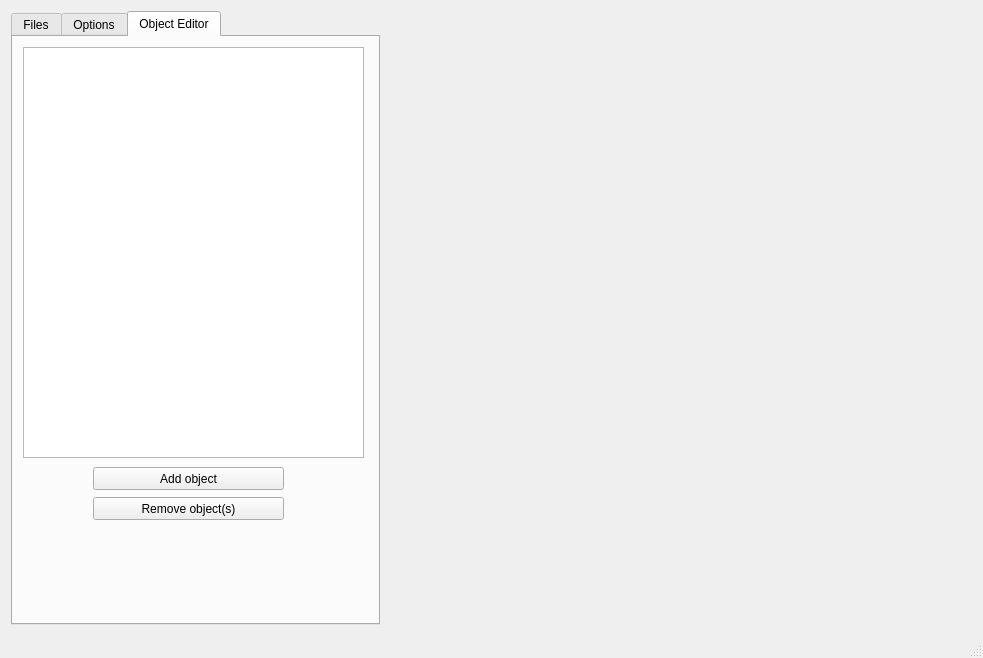
<?xml version="1.0" encoding="UTF-8"?>
<ui version="4.0">
 <class>MainWindow</class>
 <widget class="QMainWindow" name="MainWindow">
  <property name="geometry">
   <rect>
    <x>0</x>
    <y>0</y>
    <width>983</width>
    <height>658</height>
   </rect>
  </property>
  <property name="windowTitle">
   <string>Atlas Creator</string>
  </property>
  <widget class="QWidget" name="centralWidget">
   <property name="sizePolicy">
    <sizepolicy hsizetype="Expanding" vsizetype="Expanding">
     <horstretch>0</horstretch>
     <verstretch>0</verstretch>
    </sizepolicy>
   </property>
   <property name="minimumSize">
    <size>
     <width>983</width>
     <height>635</height>
    </size>
   </property>
   <layout class="QGridLayout" name="gridLayout">
    <item row="0" column="1">
     <layout class="QHBoxLayout" name="horizontalLayout">
      <property name="sizeConstraint">
       <enum>QLayout::SetDefaultConstraint</enum>
      </property>
      <item>
       <widget class="GLWidget" name="previewWidget" native="true">
        <property name="sizePolicy">
         <sizepolicy hsizetype="Expanding" vsizetype="Expanding">
          <horstretch>0</horstretch>
          <verstretch>0</verstretch>
         </sizepolicy>
        </property>
        <property name="minimumSize">
         <size>
          <width>589</width>
          <height>600</height>
         </size>
        </property>
       </widget>
      </item>
     </layout>
    </item>
    <item row="0" column="0">
     <widget class="QTabWidget" name="tabWidget">
      <property name="enabled">
       <bool>true</bool>
      </property>
      <property name="sizePolicy">
       <sizepolicy hsizetype="Expanding" vsizetype="Expanding">
        <horstretch>0</horstretch>
        <verstretch>0</verstretch>
       </sizepolicy>
      </property>
      <property name="minimumSize">
       <size>
        <width>369</width>
        <height>0</height>
       </size>
      </property>
      <property name="maximumSize">
       <size>
        <width>369</width>
        <height>16777215</height>
       </size>
      </property>
      <property name="currentIndex">
       <number>2</number>
      </property>
      <widget class="QWidget" name="filesTab">
       <attribute name="title">
        <string>Files</string>
       </attribute>
       <widget class="QListWidget" name="fileListWidget">
        <property name="geometry">
         <rect>
          <x>10</x>
          <y>10</y>
          <width>341</width>
          <height>411</height>
         </rect>
        </property>
        <property name="alternatingRowColors">
         <bool>true</bool>
        </property>
        <property name="selectionMode">
         <enum>QAbstractItemView::ExtendedSelection</enum>
        </property>
       </widget>
       <widget class="QPushButton" name="addTexturesPushBtn">
        <property name="geometry">
         <rect>
          <x>80</x>
          <y>430</y>
          <width>191</width>
          <height>23</height>
         </rect>
        </property>
        <property name="text">
         <string>Add textures</string>
        </property>
        <property name="icon">
         <iconset resource="resources.qrc">
          <normaloff>:/image/resources/plus-button.png</normaloff>:/image/resources/plus-button.png</iconset>
        </property>
       </widget>
       <widget class="QPushButton" name="removeTexturesPushBtn">
        <property name="geometry">
         <rect>
          <x>80</x>
          <y>490</y>
          <width>191</width>
          <height>23</height>
         </rect>
        </property>
        <property name="text">
         <string>Remove textures</string>
        </property>
        <property name="icon">
         <iconset resource="resources.qrc">
          <normaloff>:/image/resources/minus.png</normaloff>:/image/resources/minus.png</iconset>
        </property>
       </widget>
       <widget class="QCheckBox" name="showFullPathCheckBox">
        <property name="geometry">
         <rect>
          <x>120</x>
          <y>530</y>
          <width>111</width>
          <height>17</height>
         </rect>
        </property>
        <property name="text">
         <string>Show full path</string>
        </property>
       </widget>
       <widget class="QPushButton" name="addDirPushBtn">
        <property name="geometry">
         <rect>
          <x>80</x>
          <y>460</y>
          <width>191</width>
          <height>23</height>
         </rect>
        </property>
        <property name="text">
         <string>Add directory</string>
        </property>
        <property name="icon">
         <iconset resource="resources.qrc">
          <normaloff>:/image/resources/blue-folder-plus.png</normaloff>:/image/resources/blue-folder-plus.png</iconset>
        </property>
       </widget>
       <widget class="QPushButton" name="disassemblePushBtn">
        <property name="geometry">
         <rect>
          <x>80</x>
          <y>560</y>
          <width>191</width>
          <height>23</height>
         </rect>
        </property>
        <property name="text">
         <string>Disassemble</string>
        </property>
       </widget>
      </widget>
      <widget class="QWidget" name="optionsTab">
       <attribute name="title">
        <string>Options</string>
       </attribute>
       <widget class="QWidget" name="formLayoutWidget">
        <property name="geometry">
         <rect>
          <x>10</x>
          <y>90</y>
          <width>341</width>
          <height>162</height>
         </rect>
        </property>
        <layout class="QFormLayout" name="formLayout">
         <property name="fieldGrowthPolicy">
          <enum>QFormLayout::AllNonFixedFieldsGrow</enum>
         </property>
         <property name="rowWrapPolicy">
          <enum>QFormLayout::DontWrapRows</enum>
         </property>
         <property name="labelAlignment">
          <set>Qt::AlignRight|Qt::AlignTrailing|Qt::AlignVCenter</set>
         </property>
         <item row="0" column="0">
          <widget class="QLabel" name="pOTAtlasLabel">
           <property name="text">
            <string>Power of two atlases</string>
           </property>
          </widget>
         </item>
         <item row="0" column="1">
          <widget class="QCheckBox" name="pOTAtlasCheckBox">
           <property name="checked">
            <bool>true</bool>
           </property>
          </widget>
         </item>
         <item row="1" column="0">
          <widget class="QLabel" name="maxWidthLabel">
           <property name="text">
            <string>Maximium allowed width</string>
           </property>
          </widget>
         </item>
         <item row="1" column="1">
          <widget class="QLineEdit" name="maxWidthLineEdit">
           <property name="text">
            <string>2048</string>
           </property>
          </widget>
         </item>
         <item row="2" column="0">
          <widget class="QLabel" name="maxHeightLabel">
           <property name="text">
            <string>Maximum allowed height</string>
           </property>
          </widget>
         </item>
         <item row="2" column="1">
          <widget class="QLineEdit" name="maxHeightLineEdit">
           <property name="text">
            <string>2048</string>
           </property>
          </widget>
         </item>
         <item row="3" column="0">
          <widget class="QLabel" name="shrinkLabel">
           <property name="text">
            <string>Try to shrink</string>
           </property>
          </widget>
         </item>
         <item row="3" column="1">
          <widget class="QCheckBox" name="shrinkCheckBox">
           <property name="checked">
            <bool>true</bool>
           </property>
          </widget>
         </item>
         <item row="4" column="0">
          <widget class="QLabel" name="namespaceLabel">
           <property name="text">
            <string>Namespace</string>
           </property>
          </widget>
         </item>
         <item row="4" column="1">
          <widget class="QLineEdit" name="namespaceLineEdit"/>
         </item>
        </layout>
       </widget>
       <widget class="QPushButton" name="refreshPushBtn">
        <property name="geometry">
         <rect>
          <x>80</x>
          <y>460</y>
          <width>191</width>
          <height>23</height>
         </rect>
        </property>
        <property name="text">
         <string>Generate</string>
        </property>
       </widget>
       <widget class="QPushButton" name="savePushBtn">
        <property name="geometry">
         <rect>
          <x>80</x>
          <y>490</y>
          <width>191</width>
          <height>23</height>
         </rect>
        </property>
        <property name="text">
         <string>Save</string>
        </property>
        <property name="icon">
         <iconset resource="resources.qrc">
          <normaloff>:/image/resources/save.png</normaloff>:/image/resources/save.png</iconset>
        </property>
       </widget>
       <widget class="QWidget" name="formLayoutWidget_2">
        <property name="geometry">
         <rect>
          <x>80</x>
          <y>530</y>
          <width>171</width>
          <height>48</height>
         </rect>
        </property>
        <layout class="QFormLayout" name="formLayout_2">
         <property name="fieldGrowthPolicy">
          <enum>QFormLayout::AllNonFixedFieldsGrow</enum>
         </property>
         <item row="0" column="0">
          <widget class="QLabel" name="alphaBlendingLabel">
           <property name="text">
            <string>Alpha blending</string>
           </property>
          </widget>
         </item>
         <item row="0" column="1">
          <widget class="QCheckBox" name="alphaBlendingCheckBox"/>
         </item>
         <item row="1" column="0">
          <widget class="QLabel" name="showOccupationLabel">
           <property name="text">
            <string>Show occupation</string>
           </property>
          </widget>
         </item>
         <item row="1" column="1">
          <widget class="QCheckBox" name="showOccupationCheckBox"/>
         </item>
        </layout>
       </widget>
       <widget class="QListWidget" name="lwRootDir">
        <property name="geometry">
         <rect>
          <x>10</x>
          <y>270</y>
          <width>341</width>
          <height>181</height>
         </rect>
        </property>
       </widget>
       <widget class="QLabel" name="lbRootDir">
        <property name="geometry">
         <rect>
          <x>13</x>
          <y>250</y>
          <width>341</width>
          <height>16</height>
         </rect>
        </property>
        <property name="text">
         <string>Root directory</string>
        </property>
       </widget>
      </widget>
      <widget class="QWidget" name="objectEditorTabs">
       <property name="enabled">
        <bool>true</bool>
       </property>
       <attribute name="title">
        <string>Object Editor</string>
       </attribute>
       <widget class="QListWidget" name="objectListWidget">
        <property name="geometry">
         <rect>
          <x>10</x>
          <y>10</y>
          <width>341</width>
          <height>411</height>
         </rect>
        </property>
        <property name="alternatingRowColors">
         <bool>true</bool>
        </property>
        <property name="selectionMode">
         <enum>QAbstractItemView::ExtendedSelection</enum>
        </property>
       </widget>
       <widget class="QPushButton" name="removeObjectsPushBtn">
        <property name="geometry">
         <rect>
          <x>80</x>
          <y>460</y>
          <width>191</width>
          <height>23</height>
         </rect>
        </property>
        <property name="text">
         <string>Remove object(s)</string>
        </property>
        <property name="icon">
         <iconset resource="resources.qrc">
          <normaloff>:/image/resources/minus.png</normaloff>:/image/resources/minus.png</iconset>
        </property>
       </widget>
       <widget class="QPushButton" name="addObjectPushBtn">
        <property name="geometry">
         <rect>
          <x>80</x>
          <y>430</y>
          <width>191</width>
          <height>23</height>
         </rect>
        </property>
        <property name="text">
         <string>Add object</string>
        </property>
        <property name="icon">
         <iconset resource="resources.qrc">
          <normaloff>:/image/resources/plus-button.png</normaloff>:/image/resources/plus-button.png</iconset>
        </property>
       </widget>
      </widget>
     </widget>
    </item>
   </layout>
  </widget>
  <widget class="QStatusBar" name="statusBar"/>
 </widget>
 <layoutdefault spacing="6" margin="11"/>
 <customwidgets>
  <customwidget>
   <class>GLWidget</class>
   <extends>QWidget</extends>
   <header>glwidget.h</header>
   <container>1</container>
  </customwidget>
 </customwidgets>
 <tabstops>
  <tabstop>tabWidget</tabstop>
  <tabstop>fileListWidget</tabstop>
  <tabstop>addTexturesPushBtn</tabstop>
  <tabstop>addDirPushBtn</tabstop>
  <tabstop>removeTexturesPushBtn</tabstop>
  <tabstop>showFullPathCheckBox</tabstop>
  <tabstop>disassemblePushBtn</tabstop>
  <tabstop>pOTAtlasCheckBox</tabstop>
  <tabstop>maxWidthLineEdit</tabstop>
  <tabstop>maxHeightLineEdit</tabstop>
  <tabstop>shrinkCheckBox</tabstop>
  <tabstop>namespaceLineEdit</tabstop>
  <tabstop>refreshPushBtn</tabstop>
  <tabstop>savePushBtn</tabstop>
  <tabstop>alphaBlendingCheckBox</tabstop>
  <tabstop>showOccupationCheckBox</tabstop>
  <tabstop>objectListWidget</tabstop>
  <tabstop>removeObjectsPushBtn</tabstop>
  <tabstop>addObjectPushBtn</tabstop>
 </tabstops>
 <resources>
  <include location="resources.qrc"/>
 </resources>
 <connections/>
</ui>
